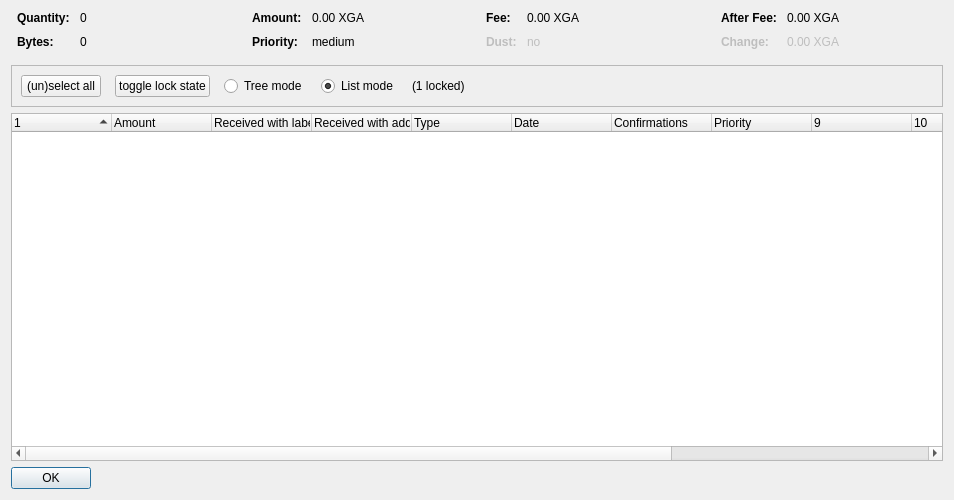
<?xml version="1.0" encoding="UTF-8"?>
<ui version="4.0">
 <class>CoinControlDialog</class>
 <widget class="QDialog" name="CoinControlDialog">
  <property name="geometry">
   <rect>
    <x>0</x>
    <y>0</y>
    <width>954</width>
    <height>500</height>
   </rect>
  </property>
  <property name="windowTitle">
   <string>Coin Selection</string>
  </property>
  <layout class="QVBoxLayout" name="verticalLayout">
   <item>
    <layout class="QHBoxLayout" name="horizontalLayoutTop" stretch="0,0,0,0">
     <property name="topMargin">
      <number>0</number>
     </property>
     <property name="bottomMargin">
      <number>10</number>
     </property>
     <item>
      <layout class="QFormLayout" name="formLayoutCoinControl1">
       <property name="horizontalSpacing">
        <number>10</number>
       </property>
       <property name="verticalSpacing">
        <number>10</number>
       </property>
       <property name="leftMargin">
        <number>6</number>
       </property>
       <property name="rightMargin">
        <number>6</number>
       </property>
       <item row="0" column="0">
        <widget class="QLabel" name="labelCoinControlQuantityText">
         <property name="font">
          <font>
           <weight>75</weight>
           <bold>true</bold>
          </font>
         </property>
         <property name="text">
          <string>Quantity:</string>
         </property>
        </widget>
       </item>
       <item row="0" column="1">
        <widget class="QLabel" name="labelCoinControlQuantity">
         <property name="cursor">
          <cursorShape>IBeamCursor</cursorShape>
         </property>
         <property name="contextMenuPolicy">
          <enum>Qt::ActionsContextMenu</enum>
         </property>
         <property name="text">
          <string notr="true">0</string>
         </property>
         <property name="textInteractionFlags">
          <set>Qt::LinksAccessibleByMouse|Qt::TextSelectableByKeyboard|Qt::TextSelectableByMouse</set>
         </property>
        </widget>
       </item>
       <item row="1" column="0">
        <widget class="QLabel" name="labelCoinControlBytesText">
         <property name="font">
          <font>
           <weight>75</weight>
           <bold>true</bold>
          </font>
         </property>
         <property name="text">
          <string>Bytes:</string>
         </property>
        </widget>
       </item>
       <item row="1" column="1">
        <widget class="QLabel" name="labelCoinControlBytes">
         <property name="cursor">
          <cursorShape>IBeamCursor</cursorShape>
         </property>
         <property name="contextMenuPolicy">
          <enum>Qt::ActionsContextMenu</enum>
         </property>
         <property name="text">
          <string notr="true">0</string>
         </property>
         <property name="textInteractionFlags">
          <set>Qt::LinksAccessibleByMouse|Qt::TextSelectableByKeyboard|Qt::TextSelectableByMouse</set>
         </property>
        </widget>
       </item>
      </layout>
     </item>
     <item>
      <layout class="QFormLayout" name="formLayoutCoinControl2">
       <property name="horizontalSpacing">
        <number>10</number>
       </property>
       <property name="verticalSpacing">
        <number>10</number>
       </property>
       <property name="leftMargin">
        <number>6</number>
       </property>
       <property name="rightMargin">
        <number>6</number>
       </property>
       <item row="0" column="0">
        <widget class="QLabel" name="labelCoinControlAmountText">
         <property name="font">
          <font>
           <weight>75</weight>
           <bold>true</bold>
          </font>
         </property>
         <property name="text">
          <string>Amount:</string>
         </property>
        </widget>
       </item>
       <item row="0" column="1">
        <widget class="QLabel" name="labelCoinControlAmount">
         <property name="cursor">
          <cursorShape>IBeamCursor</cursorShape>
         </property>
         <property name="contextMenuPolicy">
          <enum>Qt::ActionsContextMenu</enum>
         </property>
         <property name="text">
          <string notr="true">0.00 XGA</string>
         </property>
         <property name="textInteractionFlags">
          <set>Qt::LinksAccessibleByMouse|Qt::TextSelectableByKeyboard|Qt::TextSelectableByMouse</set>
         </property>
        </widget>
       </item>
       <item row="1" column="0">
        <widget class="QLabel" name="labelCoinControlPriorityText">
         <property name="font">
          <font>
           <weight>75</weight>
           <bold>true</bold>
          </font>
         </property>
         <property name="text">
          <string>Priority:</string>
         </property>
        </widget>
       </item>
       <item row="1" column="1">
        <widget class="QLabel" name="labelCoinControlPriority">
         <property name="cursor">
          <cursorShape>IBeamCursor</cursorShape>
         </property>
         <property name="contextMenuPolicy">
          <enum>Qt::ActionsContextMenu</enum>
         </property>
         <property name="text">
          <string>medium</string>
         </property>
         <property name="textInteractionFlags">
          <set>Qt::LinksAccessibleByMouse|Qt::TextSelectableByKeyboard|Qt::TextSelectableByMouse</set>
         </property>
        </widget>
       </item>
      </layout>
     </item>
     <item>
      <layout class="QFormLayout" name="formLayoutCoinControl3">
       <property name="horizontalSpacing">
        <number>10</number>
       </property>
       <property name="verticalSpacing">
        <number>10</number>
       </property>
       <property name="leftMargin">
        <number>6</number>
       </property>
       <property name="rightMargin">
        <number>6</number>
       </property>
       <item row="0" column="0">
        <widget class="QLabel" name="labelCoinControlFeeText">
         <property name="font">
          <font>
           <weight>75</weight>
           <bold>true</bold>
          </font>
         </property>
         <property name="text">
          <string>Fee:</string>
         </property>
        </widget>
       </item>
       <item row="0" column="1">
        <widget class="QLabel" name="labelCoinControlFee">
         <property name="cursor">
          <cursorShape>IBeamCursor</cursorShape>
         </property>
         <property name="contextMenuPolicy">
          <enum>Qt::ActionsContextMenu</enum>
         </property>
         <property name="text">
          <string notr="true">0.00 XGA</string>
         </property>
         <property name="textInteractionFlags">
          <set>Qt::LinksAccessibleByMouse|Qt::TextSelectableByKeyboard|Qt::TextSelectableByMouse</set>
         </property>
        </widget>
       </item>
       <item row="1" column="0">
        <widget class="QLabel" name="labelCoinControlLowOutputText">
         <property name="enabled">
          <bool>false</bool>
         </property>
         <property name="font">
          <font>
           <weight>75</weight>
           <bold>true</bold>
          </font>
         </property>
         <property name="text">
          <string>Dust:</string>
         </property>
        </widget>
       </item>
       <item row="1" column="1">
        <widget class="QLabel" name="labelCoinControlLowOutput">
         <property name="enabled">
          <bool>false</bool>
         </property>
         <property name="cursor">
          <cursorShape>IBeamCursor</cursorShape>
         </property>
         <property name="contextMenuPolicy">
          <enum>Qt::ActionsContextMenu</enum>
         </property>
         <property name="text">
          <string>no</string>
         </property>
         <property name="textInteractionFlags">
          <set>Qt::LinksAccessibleByMouse|Qt::TextSelectableByKeyboard|Qt::TextSelectableByMouse</set>
         </property>
        </widget>
       </item>
      </layout>
     </item>
     <item>
      <layout class="QFormLayout" name="formLayoutCoinControl4">
       <property name="horizontalSpacing">
        <number>10</number>
       </property>
       <property name="verticalSpacing">
        <number>10</number>
       </property>
       <property name="leftMargin">
        <number>6</number>
       </property>
       <property name="rightMargin">
        <number>6</number>
       </property>
       <item row="0" column="0">
        <widget class="QLabel" name="labelCoinControlAfterFeeText">
         <property name="font">
          <font>
           <weight>75</weight>
           <bold>true</bold>
          </font>
         </property>
         <property name="text">
          <string>After Fee:</string>
         </property>
        </widget>
       </item>
       <item row="0" column="1">
        <widget class="QLabel" name="labelCoinControlAfterFee">
         <property name="cursor">
          <cursorShape>IBeamCursor</cursorShape>
         </property>
         <property name="contextMenuPolicy">
          <enum>Qt::ActionsContextMenu</enum>
         </property>
         <property name="text">
          <string notr="true">0.00 XGA</string>
         </property>
         <property name="textInteractionFlags">
          <set>Qt::LinksAccessibleByMouse|Qt::TextSelectableByKeyboard|Qt::TextSelectableByMouse</set>
         </property>
        </widget>
       </item>
       <item row="1" column="0">
        <widget class="QLabel" name="labelCoinControlChangeText">
         <property name="enabled">
          <bool>false</bool>
         </property>
         <property name="font">
          <font>
           <weight>75</weight>
           <bold>true</bold>
          </font>
         </property>
         <property name="text">
          <string>Change:</string>
         </property>
        </widget>
       </item>
       <item row="1" column="1">
        <widget class="QLabel" name="labelCoinControlChange">
         <property name="enabled">
          <bool>false</bool>
         </property>
         <property name="cursor">
          <cursorShape>IBeamCursor</cursorShape>
         </property>
         <property name="contextMenuPolicy">
          <enum>Qt::ActionsContextMenu</enum>
         </property>
         <property name="text">
          <string notr="true">0.00 XGA</string>
         </property>
         <property name="textInteractionFlags">
          <set>Qt::LinksAccessibleByMouse|Qt::TextSelectableByKeyboard|Qt::TextSelectableByMouse</set>
         </property>
        </widget>
       </item>
      </layout>
     </item>
    </layout>
   </item>
   <item>
    <widget class="QFrame" name="frame">
     <property name="minimumSize">
      <size>
       <width>0</width>
       <height>40</height>
      </size>
     </property>
     <property name="frameShape">
      <enum>QFrame::StyledPanel</enum>
     </property>
     <property name="frameShadow">
      <enum>QFrame::Sunken</enum>
     </property>
     <layout class="QHBoxLayout" name="horizontalLayout">
      <item>
       <layout class="QHBoxLayout" name="horizontalLayoutPanel" stretch="0,0,0,0,0,0">
        <property name="spacing">
         <number>14</number>
        </property>
        <item>
         <widget class="QPushButton" name="pushButtonSelectAll">
          <property name="sizePolicy">
           <sizepolicy hsizetype="Maximum" vsizetype="Fixed">
            <horstretch>0</horstretch>
            <verstretch>0</verstretch>
           </sizepolicy>
          </property>
          <property name="text">
           <string>(un)select all</string>
          </property>
          <property name="autoDefault">
           <bool>false</bool>
          </property>
         </widget>
        </item>
        <item>
         <widget class="QPushButton" name="pushButtonToggleLock">
          <property name="sizePolicy">
           <sizepolicy hsizetype="Maximum" vsizetype="Fixed">
            <horstretch>0</horstretch>
            <verstretch>0</verstretch>
           </sizepolicy>
          </property>
          <property name="text">
           <string>toggle lock state</string>
          </property>
          <property name="autoDefault">
           <bool>false</bool>
          </property>
         </widget>
        </item>
        <item>
         <widget class="QRadioButton" name="radioTreeMode">
          <property name="sizePolicy">
           <sizepolicy hsizetype="Maximum" vsizetype="Fixed">
            <horstretch>0</horstretch>
            <verstretch>0</verstretch>
           </sizepolicy>
          </property>
          <property name="text">
           <string>Tree mode</string>
          </property>
         </widget>
        </item>
        <item>
         <widget class="QRadioButton" name="radioListMode">
          <property name="sizePolicy">
           <sizepolicy hsizetype="Maximum" vsizetype="Fixed">
            <horstretch>0</horstretch>
            <verstretch>0</verstretch>
           </sizepolicy>
          </property>
          <property name="text">
           <string>List mode</string>
          </property>
          <property name="checked">
           <bool>true</bool>
          </property>
         </widget>
        </item>
        <item>
         <widget class="QLabel" name="labelLocked">
          <property name="text">
           <string>(1 locked)</string>
          </property>
         </widget>
        </item>
        <item>
         <spacer name="horizontalSpacer">
          <property name="orientation">
           <enum>Qt::Horizontal</enum>
          </property>
          <property name="sizeHint" stdset="0">
           <size>
            <width>40</width>
            <height>20</height>
           </size>
          </property>
         </spacer>
        </item>
       </layout>
      </item>
     </layout>
    </widget>
   </item>
   <item>
    <widget class="CoinControlTreeWidget" name="treeWidget">
     <property name="contextMenuPolicy">
      <enum>Qt::CustomContextMenu</enum>
     </property>
     <property name="sortingEnabled">
      <bool>false</bool>
     </property>
     <property name="columnCount">
      <number>13</number>
     </property>
     <attribute name="headerShowSortIndicator" stdset="0">
      <bool>true</bool>
     </attribute>
     <attribute name="headerStretchLastSection">
      <bool>false</bool>
     </attribute>
     <column>
      <property name="text">
       <string/>
      </property>
     </column>
     <column>
      <property name="text">
       <string>Amount</string>
      </property>
     </column>
     <column>
      <property name="text">
       <string>Received with label</string>
      </property>
     </column>
     <column>
      <property name="text">
       <string>Received with address</string>
      </property>
     </column>
     <column>
      <property name="text">
	<string>Type</string>
      </property>
     </column>
     <column>
      <property name="text">	 
       <string>Date</string>
      </property>
     </column>
     <column>
      <property name="text">
       <string>Confirmations</string>
      </property>
      <property name="toolTip">
       <string>Confirmed</string>
      </property>
     </column>
     <column>
      <property name="text">
       <string>Priority</string>
      </property>
     </column>
     <column>
      <property name="text">
       <string/>
      </property>
     </column>
     <column>
      <property name="text">
       <string/>
      </property>
     </column>
     <column>
      <property name="text">
       <string/>
      </property>
     </column>
     <column>
      <property name="text">
       <string/>
      </property>
     </column>
     <column>
      <property name="text">
       <string/>
      </property>
     </column>
    </widget>
   </item>
   <item>
    <widget class="QDialogButtonBox" name="buttonBox">
     <property name="sizePolicy">
      <sizepolicy hsizetype="Maximum" vsizetype="Fixed">
       <horstretch>0</horstretch>
       <verstretch>0</verstretch>
      </sizepolicy>
     </property>
     <property name="orientation">
      <enum>Qt::Horizontal</enum>
     </property>
     <property name="standardButtons">
      <set>QDialogButtonBox::Ok</set>
     </property>
    </widget>
   </item>
  </layout>
 </widget>
 <customwidgets>
  <customwidget>
   <class>CoinControlTreeWidget</class>
   <extends>QTreeWidget</extends>
   <header>coincontroltreewidget.h</header>
  </customwidget>
 </customwidgets>
 <resources/>
 <connections/>
</ui>
